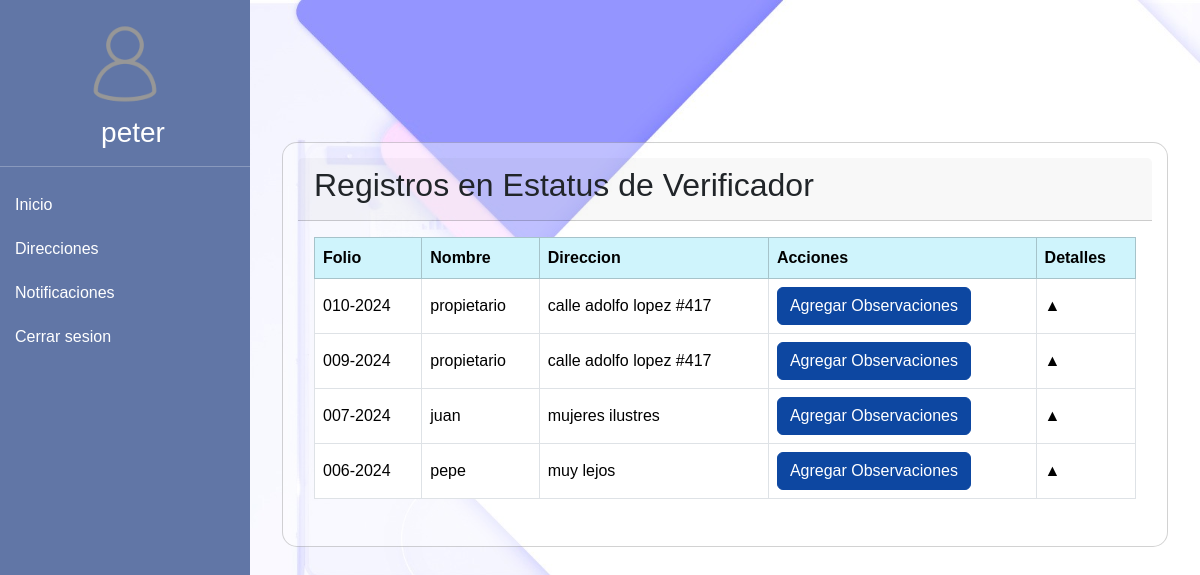
Page /php/verificador/verificador.php (signed in) on the earlier database version.
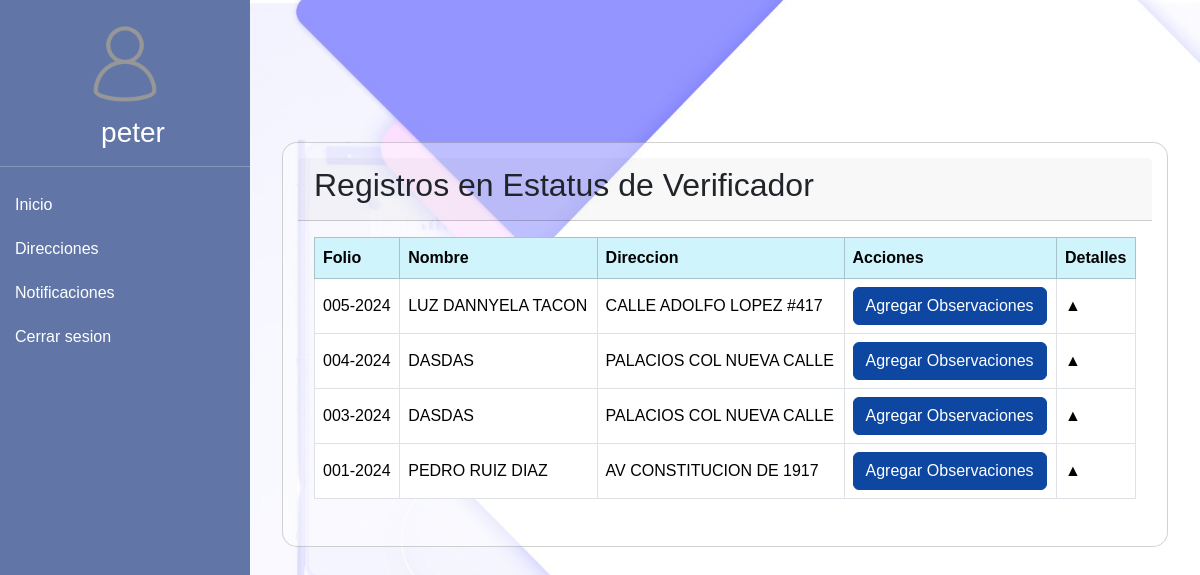
Same page on the later database version.
### tables this page shows
CREATE TABLE `formulario` (
  `folio` varchar(11) NOT NULL,
  `nombre_propietario` varchar(100) NOT NULL,
  `direccion` varchar(255) NOT NULL,
  `localidad` varchar(100) NOT NULL,
  `tipo_tramite` varchar(100) NOT NULL,
  `fecha_ingreso` date NOT NULL,
  `nombre_solicitante` varchar(100) NOT NULL,
  `telefono` varchar(15) NOT NULL,
  `correo` varchar(100) NOT NULL,
  `usuario_recibe` varchar(100) NOT NULL,
  `observaciones` text DEFAULT NULL,
  `fecha_entrega_estimada` date DEFAULT NULL,
  `ubicacion` varchar(255) DEFAULT NULL,
  `img_escrituras` varchar(255) DEFAULT NULL,
  `img_credencial` varchar(100) DEFAULT NULL,
  `estatus` varchar(30) NOT NULL,
  `created_at` timestamp NOT NULL DEFAULT current_timestamp(),
  `updated_at` timestamp NOT NULL DEFAULT current_timestamp() ON UPDATE current_timestamp(),
  `cord_lat` varchar(30) NOT NULL,
  `cord_long` varchar(30) NOT NULL
);

### php/verificador/usuario.php (called while the page is built, shortened)
<?php
$conn = connection();
$sql = "SELECT * FROM `formulario` WHERE estatus = 'verificador' ORDER BY `folio` DESC";
$result = $conn->query($sql);
?>

### php/verificador/verificador.php (the view, shortened to what this page needs)
<?php
 include('usuario.php');
?>
<!DOCTYPE html>
<html lang="en">
<head>
    <link href="https://cdn.jsdelivr.net/npm/bootstrap@5.3.2/dist/css/bootstrap.min.css" rel="stylesheet">
    <link rel="stylesheet" href="../../css/globals.css">
</head>
<body>
    <?php include('sidenav.php'); ?>
    <div class="content">
        <div class="card">
            <div class="card-header">
                <h2>Registros en Estatus de Verificador</h2>
            </div>
            <div class="card-body">
                <table class="table table-bordered">
                    <thead class="table-info">
                        <tr>
                            <th>Folio</th>
                            <th>Nombre</th>
                            <th>Direccion</th>
                            <th>Acciones</th>
                            <th>Detalles</th>
                        </tr>
                    </thead>
                    <tbody>
                        <?php if ($result && $result->num_rows > 0): ?>
                            <?php while ($row = $result->fetch_assoc()): ?>
                                <tr>
                                    <td><?php echo htmlspecialchars($row['folio']); ?></td>
                                    <td><?php echo htmlspecialchars($row['nombre_propietario']); ?></td>
                                    <td><?php echo htmlspecialchars($row['direccion']); ?></td>
                                    <td>
                                        <?php if ($row['estatus'] !== 'ventanilla'): ?>
                                            <button type="button" class="btn btn-primary" data-bs-toggle="modal" data-bs-target="#modal-<?php echo htmlspecialchars($row['folio']); ?>">
                                                <i class="bi bi-pencil"></i> Agregar Observaciones
                                            </button>
                                        <?php endif; ?>
                                    </td>
                                    <td>
                                        <span class="collapse-toggle" data-bs-toggle="collapse" data-bs-target="#details-<?php echo htmlspecialchars($row['folio']); ?>">
                                            &#9650;
                                        </span>
                                    </td>
                                </tr>
                            <?php endwhile; ?>
                        <?php else: ?>
                            <tr>
                                <td colspan="5">No se encontraron registros.</td>
                            </tr>
                        <?php endif; ?>
                    </tbody>
                </table>
            </div>
        </div>
    </div>
</body>
</html>

Differences in the rows shown:
removed formulario: folio "010-2024", nombre_propietario "propietario", direccion "calle adolfo lopez #417"
removed formulario: folio "009-2024", nombre_propietario "propietario", direccion "calle adolfo lopez #417"
no longer on this page (row edited): formulario: folio "007-2024", nombre_propietario "juan", direccion "mujeres ilustres"
no longer on this page (row edited): formulario: folio "006-2024", nombre_propietario "pepe", direccion "muy lejos"
now on this page (row edited): formulario: folio "005-2024", nombre_propietario "LUZ DANNYELA TACON", direccion "CALLE ADOLFO LOPEZ #417"
now on this page (row edited): formulario: folio "004-2024", nombre_propietario "DASDAS", direccion "PALACIOS COL NUEVA CALLE"
now on this page (row edited): formulario: folio "003-2024", nombre_propietario "DASDAS", direccion "PALACIOS COL NUEVA CALLE"
now on this page (row edited): formulario: folio "001-2024", nombre_propietario "PEDRO RUIZ DIAZ", direccion "AV CONSTITUCION DE 1917"
